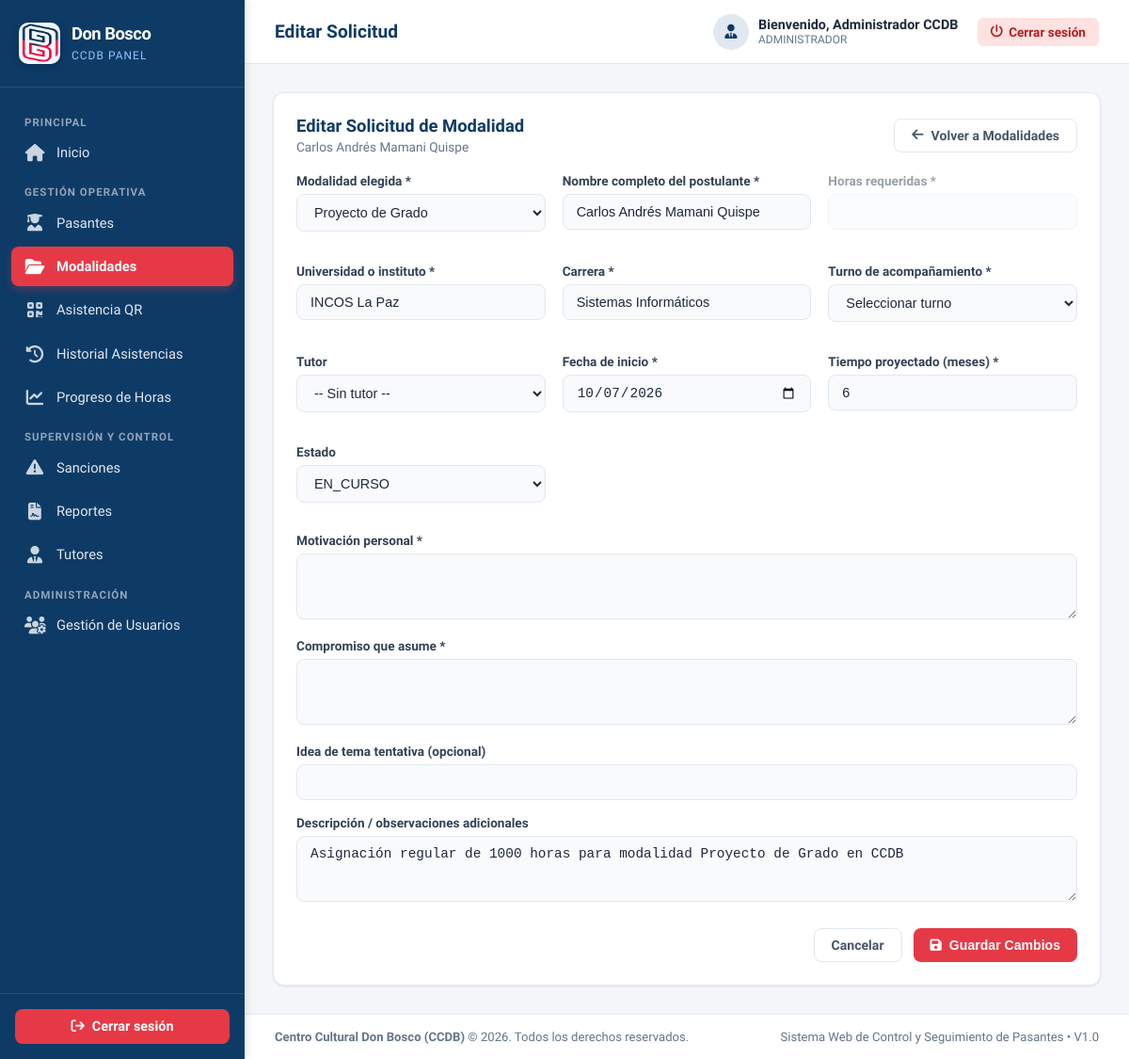
The page /views/modalidades/editar_solicitud.php?id=1 (signed in) on the database its author committed.
### tables this page shows
CREATE TABLE IF NOT EXISTS procesos (
    id_proceso INT UNSIGNED AUTO_INCREMENT PRIMARY KEY,
    id_pasante INT UNSIGNED NULL,
    id_institucion INT UNSIGNED NOT NULL,
    id_modalidad INT UNSIGNED NULL,
    id_tutor INT UNSIGNED NULL,
    id_turno INT UNSIGNED NULL,
    fecha_inicio DATE NOT NULL,
    fecha_fin DATE NULL,
    horas_requeridas INT UNSIGNED NULL,
    estado VARCHAR(30) NOT NULL DEFAULT 'EN_CURSO',
    observacion TEXT,
    fecha_registro DATETIME NOT NULL DEFAULT CURRENT_TIMESTAMP,
    CONSTRAINT fk_procesos_pasante
        FOREIGN KEY (id_pasante)
        REFERENCES pasantes(id_pasante)
        ON UPDATE CASCADE
        ON DELETE RESTRICT,
    CONSTRAINT fk_procesos_institucion
        FOREIGN KEY (id_institucion)
        REFERENCES instituciones(id_institucion)
        ON UPDATE CASCADE
        ON DELETE RESTRICT,
    CONSTRAINT fk_procesos_modalidad
        FOREIGN KEY (id_modalidad)
        REFERENCES modalidades(id_modalidad)
        ON UPDATE CASCADE
        ON DELETE RESTRICT,
    CONSTRAINT fk_procesos_tutor
        FOREIGN KEY (id_tutor)
        REFERENCES tutores(id_tutor)
        ON UPDATE CASCADE
        ON DELETE SET NULL
);

CREATE TABLE IF NOT EXISTS modalidades (
    id_modalidad INT UNSIGNED AUTO_INCREMENT PRIMARY KEY,
    nombre VARCHAR(100) NOT NULL UNIQUE,
    descripcion TEXT,
    horas_requeridas_base INT UNSIGNED NOT NULL,
    estado TINYINT(1) NOT NULL DEFAULT 1,
    fecha_registro DATETIME NOT NULL DEFAULT CURRENT_TIMESTAMP
);

### views/modalidades/editar_solicitud.php (the view, shortened to what this page needs)
<?php
$db = Database::getConnection();
$id_proceso = (int)($_GET['id'] ?? 0);
$stmt = $db->prepare("SELECT pr.*, s.* FROM procesos pr
                      LEFT JOIN solicitudes_modalidad s ON s.id_proceso = pr.id_proceso
                      WHERE pr.id_proceso = :id LIMIT 1");
$stmt->execute([':id' => $id_proceso]);
$sol = $stmt->fetch();
if (empty($sol['id_solicitud']) && !empty($sol['id_pasante'])) {
    $stmtPre = $db->prepare("SELECT p.nombres, p.apellidos, i.nombre AS institucion, c.nombre AS carrera
                             FROM pasantes p
                             LEFT JOIN instituciones i ON p.id_universidad = i.id_institucion
                             LEFT JOIN carreras c ON p.id_carrera = c.id_carrera
                             WHERE p.id_pasante = :id LIMIT 1");
    $stmtPre->execute([':id' => $sol['id_pasante']]);
    if ($pre = $stmtPre->fetch()) {
        $sol['postulante'] = trim(($pre['nombres'] ?? '') . ' ' . ($pre['apellidos'] ?? ''));
        $sol['universidad'] = $pre['institucion'] ?? '';
        $sol['carrera'] = $pre['carrera'] ?? '';
    }
    if (!empty($sol['fecha_inicio']) && !empty($sol['fecha_fin'])) {
        $dd1 = new DateTime($sol['fecha_inicio']);
        $dd2 = new DateTime($sol['fecha_fin']);
        if ($dd2 > $dd1) {
            $ddiff = $dd1->diff($dd2);
            $sol['meses_proyectados'] = max(1, $ddiff->y * 12 + $ddiff->m);
        }
    }
}
$modalidades = $db->query("SELECT * FROM modalidades WHERE estado = 1 ORDER BY nombre ASC")->fetchAll();
require_once __DIR__ . '/../../includes/header.php';
require_once __DIR__ . '/../../includes/sidebar.php';
?>
<div class="main-wrapper">
    <?php require_once __DIR__ . '/../../includes/navbar.php'; ?>
    <main class="content-body">
        <div class="card" style="max-width: 960px; margin: 0 auto;">
            <div class="card-header-flex">
                <div>
                    <h3 class="card-title">Editar Solicitud de Modalidad</h3>
                    <p style="font-size: 0.85rem; color: var(--text-muted); margin-top: 4px;">
                        <?= htmlspecialchars($sol['postulante'] ?? 'Registro independiente') ?>
                    </p>
                </div>
                <a href="index.php" class="btn btn-outline">
                    <i class="fa-solid fa-arrow-left"></i> Volver a Modalidades
                </a>
            </div>
            <form action="editar_solicitud.php?id=<?= $id_proceso ?>" method="POST">
                <div class="form-grid">
                    <div class="form-group">
                        <label for="id_modalidad">Modalidad elegida *</label>
                        <select name="id_modalidad" id="id_modalidad" class="form-control" required onchange="toggleHoras(this)">
                            <?php foreach ($modalidades as $m): ?>
                                <option value="<?= $m['id_modalidad'] ?>" data-nombre="<?= htmlspecialchars($m['nombre']) ?>" <?= ((int)$sol['id_modalidad'] === (int)$m['id_modalidad']) ? 'selected' : '' ?>>
                                    <?= htmlspecialchars($m['nombre']) ?>
                                </option>
                            <?php endforeach; ?>
                        </select>
                    </div>
                    <div class="form-group">
                        <label for="postulante">Nombre completo del postulante *</label>
                        <input type="text" name="postulante" id="postulante" class="form-control" required value="<?= htmlspecialchars($sol['postulante'] ?? '') ?>">
                    </div>
                    <div class="form-group" id="grupoHoras">
                        <label for="horas_requeridas">Horas requeridas *</label>
                        <input type="number" name="horas_requeridas" id="horas_requeridas" class="form-control" min="10" step="10" value="<?= htmlspecialchars($sol['horas_requeridas'] ?? '') ?>">
                    </div>
                    <div class="form-group">
                        <label for="universidad">Universidad o instituto *</label>
                        <input type="text" name="universidad" id="universidad" class="form-control" required value="<?= htmlspecialchars($sol['universidad'] ?? '') ?>">
                    </div>
                    <div class="form-group">
                        <label for="carrera">Carrera *</label>
                        <input type="text" name="carrera" id="carrera" class="form-control" required value="<?= htmlspecialchars($sol['carrera'] ?? '') ?>">
                    </div>
                    <div class="form-group">
                        <label for="id_turno">Turno de acompañamiento *</label>
                        <select name="id_turno" id="id_turno" class="form-control" required>
                            <option value="0">Seleccionar turno</option>
                        </select>
                    </div>
                    <div class="form-group">
                        <label for="id_tutor">Tutor</label>
                        <select name="id_tutor" id="id_tutor" class="form-control">
                            <option value="0">-- Sin tutor --</option>
                        </select>
                    </div>
                    <div class="form-group">
                        <label for="fecha_inicio">Fecha de inicio *</label>
                        <input type="date" name="fecha_inicio" id="fecha_inicio" class="form-control" required value="<?= htmlspecialchars($sol['fecha_inicio'] ?? '') ?>">
                    </div>
                    <div class="form-group">
                        <label for="meses">Tiempo proyectado (meses) *</label>
                        <input type="number" name="meses" id="meses" class="form-control" required min="1" max="24" value="<?= htmlspecialchars($sol['meses_proyectados'] ?? '6') ?>">
                    </div>
                    <div class="form-group">
                        <label for="estado">Estado</label>
                        <select name="estado" id="estado" class="form-control">
                            <?php foreach (['EN_CURSO', 'FINALIZADO', 'CANCELADO'] as $e): ?>
                                <option value="<?= $e ?>" <?= ($sol['estado'] === $e) ? 'selected' : '' ?>><?= $e ?></option>
                            <?php endforeach; ?>
                        </select>
                    </div>
                </div>
                <div class="form-group" style="margin-top: 16px;">
                    <label for="motivacion">Motivación personal *</label>
                    <textarea name="motivacion" id="motivacion" rows="3" class="form-control" required><?= htmlspecialchars($sol['motivacion'] ?? '') ?></textarea>
                </div>
                <div class="form-group">
                    <label for="compromiso">Compromiso que asume *</label>
                    <textarea name="compromiso" id="compromiso" rows="3" class="form-control" required><?= htmlspecialchars($sol['compromiso'] ?? '') ?></textarea>
                </div>
                <div class="form-group">
                    <label for="idea_tema">Idea de tema tentativa (opcional)</label>
                    <input type="text" name="idea_tema" id="idea_tema" class="form-control" value="<?= htmlspecialchars($sol['idea_tema'] ?? '') ?>">
                </div>
                <div class="form-group">
                    <label for="descripcion">Descripción / observaciones adicionales</label>
                    <textarea name="descripcion" id="descripcion" rows="3" class="form-control"><?= htmlspecialchars($sol['descripcion'] ?? $sol['observacion'] ?? '') ?></textarea>
                </div>
                <div style="margin-top: 24px; display: flex; justify-content: flex-end; gap: 12px;">
                    <a href="index.php" class="btn btn-outline">Cancelar</a>
                    <button type="submit" class="btn btn-danger">
                        <i class="fa-solid fa-floppy-disk"></i> Guardar Cambios
                    </button>
                </div>
            </form>
        </div>
    </main>
    <?php require_once __DIR__ . '/../../includes/footer.php'; ?>

### assets/css/style.css (style rules this page uses)
:root { --primary-blue: #0d3b66; --secondary-blue: #1d4e89; --primary-red: #e63946; --hover-red: #c92a37; --bg-color: #f4f6f9; --sidebar-width: 260px; --navbar-height: 68px; --card-bg: #ffffff; --text-dark: #1e293b; --text-muted: #64748b; --border-color: #e2e8f0; --border-radius: 12px; --shadow-sm: 0 1px 3px rgba(0,0,0,0.06), 0 1px 2px rgba(0,0,0,0.04); --shadow-md: 0 4px 6px -1px rgba(0,0,0,0.07), 0 2px 4px -1px rgba(0,0,0,0.04); --shadow-lg: 0 10px 15px -3px rgba(0,0,0,0.08), 0 4px 6px -2px rgba(0,0,0,0.03); }
* { box-sizing: border-box; margin: 0; padding: 0; }
body { font-family: 'Segoe UI', system-ui, -apple-system, BlinkMacSystemFont, Roboto, sans-serif; background-color: var(--bg-color); color: var(--text-dark); display: block; min-height: 100vh; }
.main-wrapper { margin-left: var(--sidebar-width); width: calc(100% - var(--sidebar-width)); min-height: 100vh; display: flex; flex-direction: column; }
.content-body { padding: 30px; flex-grow: 1; }
.card { background: var(--card-bg); border-radius: var(--border-radius); border: 1px solid var(--border-color); box-shadow: var(--shadow-sm); padding: 24px; margin-bottom: 24px; }
.card-header-flex { display: flex; justify-content: space-between; align-items: center; margin-bottom: 20px; }
.card-title { font-size: 1.15rem; font-weight: 700; color: var(--primary-blue); }
.btn { padding: 9px 18px; border-radius: 8px; font-size: 0.88rem; font-weight: 600; text-decoration: none; cursor: pointer; display: inline-flex; align-items: center; gap: 8px; border: none; transition: all 0.2s; }
.btn-danger { background-color: var(--primary-red); color: #ffffff; }
.btn-outline { background: transparent; border: 1.5px solid var(--border-color); color: #475569; }
.form-grid { display: grid; grid-template-columns: repeat(auto-fit, minmax(260px, 1fr)); gap: 18px; }
.form-group { margin-bottom: 16px; }
.form-group label { display: block; font-size: 0.85rem; font-weight: 600; color: #334155; margin-bottom: 6px; }
.form-control { width: 100%; padding: 10px 14px; border: 1.5px solid var(--border-color); border-radius: 8px; font-size: 0.9rem; color: var(--text-dark); outline: none; background: #f8fafc; transition: border-color 0.2s; }

### rows shown on the page
procesos: id_modalidad "Proyecto de Grado", fecha_inicio "10/07/2026", estado "EN_CURSO", descripcion "Asignación regular de 1000 horas para modalidad Proyecto de Grado en CCDB"

### other values the page prints
$pageTitle "Editar Solicitud"
$currentUser['nombre'] "Administrador CCDB"
$currentUser['rol_name'] "ADMINISTRADOR"
$sol['postulante'] "Carlos Andrés Mamani Quispe"
